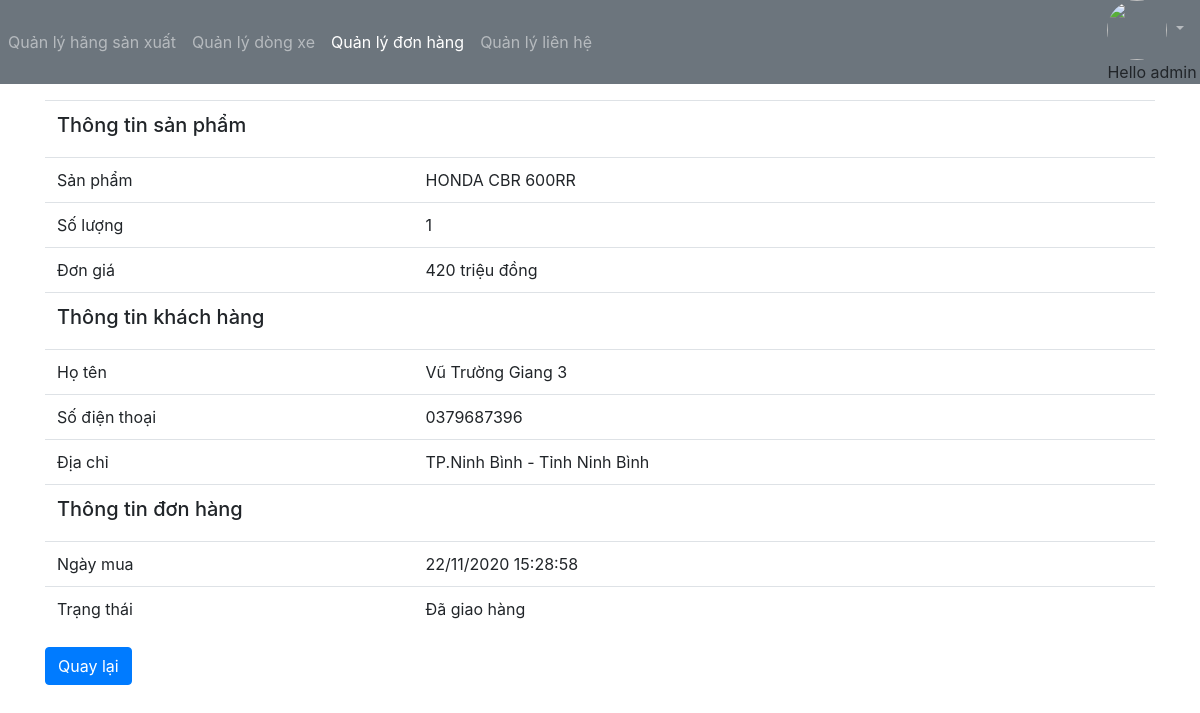
The page /staff/view-order/3 (signed in) on the database its author committed.
### app/models.py (models this page shows, shortened)
class Order(models.Model):
    class Status:
        NEW=0
        DELIVERD=1
        CANCELED=2
    product=models.ForeignKey(Product,on_delete=models.PROTECT)
    qty=models.IntegerField(verbose_name='Số lượng')
    customer_name=models.CharField(max_length=50)
    customer_phone=models.CharField(max_length=20)
    customer_address=models.CharField(max_length=200)
    order_date=models.DateTimeField()
    deliver_date=models.DateTimeField(null=True)
    status=models.IntegerField()

class Product(models.Model):
    code = models.CharField(max_length=30,verbose_name='Mã',  unique=True)
    name = models.CharField(max_length=200, verbose_name='Tên')
    description = models.TextField(verbose_name='Mô tả',blank=True)
    type_vehicle=models.CharField(max_length=50,verbose_name='Loại xe')
    color=models.CharField(max_length=30,verbose_name='Màu sắc',default='')
    cc=models.FloatField(verbose_name='Phân khối')
    price = models.DecimalField(max_digits=10,decimal_places=1,verbose_name='Giá')
    category = models.ForeignKey(Category, verbose_name='Nhóm', on_delete=models.PROTECT)
    image = models.ImageField(verbose_name='Ảnh', upload_to='static/images')
    year=models.CharField(max_length=10,verbose_name='Năm sản xuất')
    origin=models.CharField(max_length=100,verbose_name='Xuất xứ')

### app/views_staff.py (the view)
@login_required
def viewOrder(request, pk):
    order = Order.objects.get(pk=pk)
    context = {'order': order}
    return render(request, 'staff/order/detail.html', context)

### app/templates/staff/order/detail.html (shortened to what this page needs)
{% extends "../base_staff.html" %}
{% block menu %}
{% with page=3 %}
{{block.super}}
{% endwith %}
{% endblock %}
{% block content %}
<div class="container mt-3">
    <table class="table">
        <tr>
            <td colspan="2">
                <h5>Thông tin sản phẩm</h5>
            </td>
        </tr>
        <tr>
            <td>Sản phẩm</td>
            <td>{{order.product.name}}</td>
        </tr>
        <tr>
            <td>Số lượng</td>
            <td>{{order.qty}}</td>
        </tr>
        <tr>
            <td>Đơn giá</td>
            <td>{{order.product.price|floatformat:0}} triệu đồng</td>
        </tr>
        <tr>
            <td colspan="2">
                <h5>Thông tin khách hàng</h5>
            </td>
        </tr>
        <tr>
            <td>Họ tên</td>
            <td>{{order.customer_name}}</td>
        </tr>
        <tr>
            <td>Số điện thoại</td>
            <td>{{order.customer_phone}}</td>
        </tr>
        <tr>
            <td>Địa chỉ</td>
            <td>{{order.customer_address}}</td>
        </tr>
        <tr>
            <td colspan="2">
                <h5>Thông tin đơn hàng</h5>
            </td>
        </tr>
        <tr>
            <td>Ngày mua</td>
            <td>{{order.order_date|date:"d/m/Y H:i:s"}}</td>
        </tr>
        <tr>
            <td>Trạng thái</td>
            <td>
                {% if order.status == 1 %} Đã giao hàng {% endif %}
            </td>
        </tr>
    </table>
    <div>
        <a class="btn btn-primary" href="/staff/list-order">Quay lại</a>
    </div>
</div>
{% endblock %}

### app/templates/staff/base_staff.html (shortened to what this page needs)
<link rel="stylesheet" href="/static/css/fontawesome/all.css">
<link rel="stylesheet" href="https://stackpath.bootstrapcdn.com/bootstrap/4.3.1/css/bootstrap.css">
{% block menu %}
<nav class="navbar navbar-expand-lg navbar-dark bg-secondary p-0">
  <div class="navbar-nav">
    <a class="nav-item nav-link {%if page == 1%} active {%endif%}" href="{% url 'staff-home' %}">Quản lý hãng sản xuất</a>
    <a class="nav-item nav-link {%if page == 2%} active {%endif%}" href="{% url 'list-product' %}">Quản lý dòng xe</a>
    <a class="nav-item nav-link {%if page == 3%} active {%endif%}" href="{% url 'list-order' %}">Quản lý đơn hàng</a>
    <a class="nav-item nav-link {%if page == 4%} active {%endif%}" href="{% url 'list-contact' %}">Quản lý liên hệ</a>
  </div>
  <ul class="navbar-nav ml-auto">
    <li class="nav-item dropdown no-arrow">
      <a class="nav-link dropdown-toggle p-0 mr-3" data-toggle="dropdown" href="#">
        <img class="rounded-circle" style="width:60px"
          src="https://raw.githubusercontent.com/pytutorial/html_samples/master/css_bootstrap/user.svg">
          <a>Hello {{user.username}}</a>
      </a>
    </li>
  </ul>
</nav>
{% endblock %}
{% block content %}
{% endblock %}

### rows shown on the page
Order: product.name "HONDA CBR 600RR", qty "1", product.price "420", customer_name "Vũ Trường Giang 3", customer_phone "0379687396", customer_address "TP.Ninh Bình - Tỉnh Ninh Bình", order_date "22/11/2020 15:28:58"

### other values the page prints
{{ user.username }} "admin"
